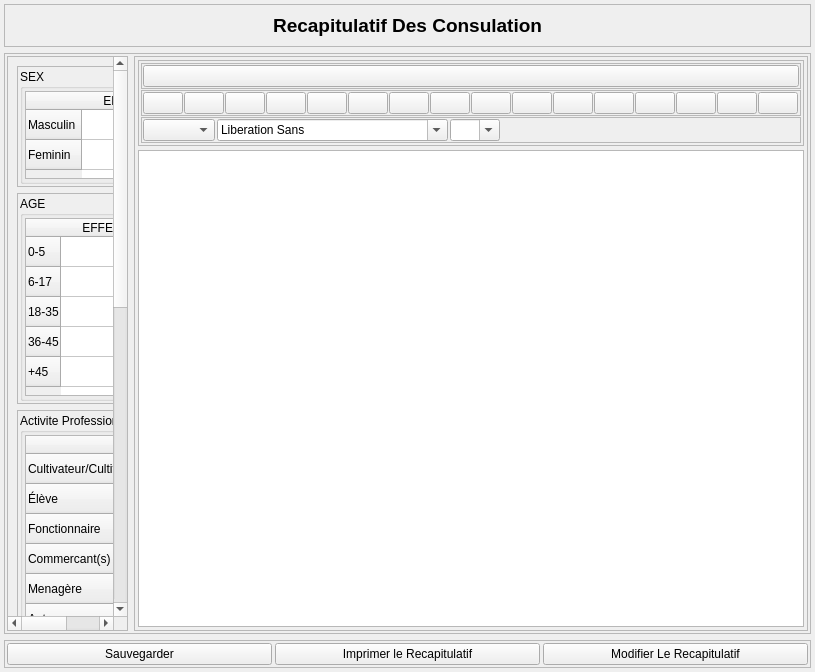
<?xml version="1.0" encoding="UTF-8"?>
<ui version="4.0">
 <class>Recapitulatif</class>
 <widget class="QWidget" name="Recapitulatif">
  <property name="geometry">
   <rect>
    <x>0</x>
    <y>0</y>
    <width>815</width>
    <height>672</height>
   </rect>
  </property>
  <property name="windowTitle">
   <string>Form</string>
  </property>
  <layout class="QVBoxLayout" name="verticalLayout">
   <property name="leftMargin">
    <number>4</number>
   </property>
   <property name="topMargin">
    <number>4</number>
   </property>
   <property name="rightMargin">
    <number>4</number>
   </property>
   <property name="bottomMargin">
    <number>4</number>
   </property>
   <item alignment="Qt::AlignTop">
    <widget class="QFrame" name="frame_2">
     <property name="frameShape">
      <enum>QFrame::StyledPanel</enum>
     </property>
     <property name="frameShadow">
      <enum>QFrame::Raised</enum>
     </property>
     <layout class="QHBoxLayout" name="horizontalLayout">
      <item>
       <widget class="QLabel" name="label">
        <property name="font">
         <font>
          <pointsize>14</pointsize>
          <bold>true</bold>
         </font>
        </property>
        <property name="text">
         <string>Recapitulatif Des Consulation</string>
        </property>
        <property name="alignment">
         <set>Qt::AlignCenter</set>
        </property>
       </widget>
      </item>
     </layout>
    </widget>
   </item>
   <item>
    <widget class="QFrame" name="frame">
     <property name="sizePolicy">
      <sizepolicy hsizetype="Preferred" vsizetype="Expanding">
       <horstretch>0</horstretch>
       <verstretch>0</verstretch>
      </sizepolicy>
     </property>
     <property name="frameShape">
      <enum>QFrame::StyledPanel</enum>
     </property>
     <property name="frameShadow">
      <enum>QFrame::Raised</enum>
     </property>
     <layout class="QHBoxLayout" name="horizontalLayout_12">
      <property name="leftMargin">
       <number>2</number>
      </property>
      <property name="topMargin">
       <number>2</number>
      </property>
      <property name="rightMargin">
       <number>2</number>
      </property>
      <property name="bottomMargin">
       <number>2</number>
      </property>
      <item>
       <widget class="QScrollArea" name="scrollArea">
        <property name="widgetResizable">
         <bool>true</bool>
        </property>
        <property name="alignment">
         <set>Qt::AlignCenter</set>
        </property>
        <widget class="QWidget" name="scrollAreaWidgetContents">
         <property name="geometry">
          <rect>
           <x>0</x>
           <y>0</y>
           <width>287</width>
           <height>1254</height>
          </rect>
         </property>
         <layout class="QVBoxLayout" name="verticalLayout_6">
          <item>
           <widget class="QFrame" name="frame_3">
            <property name="minimumSize">
             <size>
              <width>0</width>
              <height>121</height>
             </size>
            </property>
            <property name="maximumSize">
             <size>
              <width>16777215</width>
              <height>121</height>
             </size>
            </property>
            <property name="frameShape">
             <enum>QFrame::StyledPanel</enum>
            </property>
            <property name="frameShadow">
             <enum>QFrame::Raised</enum>
            </property>
            <layout class="QVBoxLayout" name="verticalLayout_3">
             <property name="spacing">
              <number>2</number>
             </property>
             <property name="leftMargin">
              <number>2</number>
             </property>
             <property name="topMargin">
              <number>2</number>
             </property>
             <property name="rightMargin">
              <number>2</number>
             </property>
             <property name="bottomMargin">
              <number>2</number>
             </property>
             <item>
              <widget class="QGroupBox" name="groupBox">
               <property name="title">
                <string>SEX</string>
               </property>
               <layout class="QVBoxLayout" name="verticalLayout_4">
                <property name="leftMargin">
                 <number>2</number>
                </property>
                <property name="topMargin">
                 <number>2</number>
                </property>
                <property name="rightMargin">
                 <number>2</number>
                </property>
                <property name="bottomMargin">
                 <number>2</number>
                </property>
                <item>
                 <widget class="QTableWidget" name="sextable">
                  <row>
                   <property name="text">
                    <string>Masculin</string>
                   </property>
                  </row>
                  <row>
                   <property name="text">
                    <string>Feminin</string>
                   </property>
                  </row>
                  <column>
                   <property name="text">
                    <string>EFFECTIF</string>
                   </property>
                  </column>
                 </widget>
                </item>
               </layout>
              </widget>
             </item>
            </layout>
           </widget>
          </item>
          <item>
           <widget class="QFrame" name="frame_4">
            <property name="minimumSize">
             <size>
              <width>0</width>
              <height>211</height>
             </size>
            </property>
            <property name="maximumSize">
             <size>
              <width>16777215</width>
              <height>211</height>
             </size>
            </property>
            <property name="frameShape">
             <enum>QFrame::StyledPanel</enum>
            </property>
            <property name="frameShadow">
             <enum>QFrame::Raised</enum>
            </property>
            <layout class="QHBoxLayout" name="horizontalLayout_2">
             <property name="leftMargin">
              <number>2</number>
             </property>
             <property name="topMargin">
              <number>2</number>
             </property>
             <property name="rightMargin">
              <number>2</number>
             </property>
             <property name="bottomMargin">
              <number>2</number>
             </property>
             <item>
              <widget class="QGroupBox" name="groupBox_2">
               <property name="title">
                <string>AGE</string>
               </property>
               <layout class="QVBoxLayout" name="verticalLayout_5">
                <property name="leftMargin">
                 <number>2</number>
                </property>
                <property name="topMargin">
                 <number>2</number>
                </property>
                <property name="rightMargin">
                 <number>2</number>
                </property>
                <property name="bottomMargin">
                 <number>2</number>
                </property>
                <item>
                 <widget class="QTableWidget" name="agetable">
                  <row>
                   <property name="text">
                    <string>0-5</string>
                   </property>
                  </row>
                  <row>
                   <property name="text">
                    <string>6-17</string>
                   </property>
                  </row>
                  <row>
                   <property name="text">
                    <string>18-35</string>
                   </property>
                  </row>
                  <row>
                   <property name="text">
                    <string>36-45</string>
                   </property>
                  </row>
                  <row>
                   <property name="text">
                    <string>+45</string>
                   </property>
                  </row>
                  <column>
                   <property name="text">
                    <string>EFFECTIF</string>
                   </property>
                  </column>
                 </widget>
                </item>
               </layout>
              </widget>
             </item>
            </layout>
           </widget>
          </item>
          <item>
           <widget class="QFrame" name="frame_5">
            <property name="minimumSize">
             <size>
              <width>0</width>
              <height>241</height>
             </size>
            </property>
            <property name="maximumSize">
             <size>
              <width>16777215</width>
              <height>241</height>
             </size>
            </property>
            <property name="frameShape">
             <enum>QFrame::StyledPanel</enum>
            </property>
            <property name="frameShadow">
             <enum>QFrame::Raised</enum>
            </property>
            <layout class="QHBoxLayout" name="horizontalLayout_3">
             <property name="leftMargin">
              <number>2</number>
             </property>
             <property name="topMargin">
              <number>2</number>
             </property>
             <property name="rightMargin">
              <number>2</number>
             </property>
             <property name="bottomMargin">
              <number>2</number>
             </property>
             <item>
              <widget class="QGroupBox" name="groupBox_3">
               <property name="title">
                <string>Activite Professionnelle</string>
               </property>
               <layout class="QHBoxLayout" name="horizontalLayout_4">
                <property name="leftMargin">
                 <number>2</number>
                </property>
                <property name="topMargin">
                 <number>2</number>
                </property>
                <property name="rightMargin">
                 <number>2</number>
                </property>
                <property name="bottomMargin">
                 <number>2</number>
                </property>
                <item>
                 <widget class="QTableWidget" name="professiontable">
                  <row>
                   <property name="text">
                    <string>Cultivateur/Cultivatrice </string>
                   </property>
                  </row>
                  <row>
                   <property name="text">
                    <string>Élève</string>
                   </property>
                  </row>
                  <row>
                   <property name="text">
                    <string>Fonctionnaire</string>
                   </property>
                  </row>
                  <row>
                   <property name="text">
                    <string>Commercant(s)</string>
                   </property>
                  </row>
                  <row>
                   <property name="text">
                    <string>Menagère</string>
                   </property>
                  </row>
                  <row>
                   <property name="text">
                    <string>Autres</string>
                   </property>
                  </row>
                  <column>
                   <property name="text">
                    <string>EFFECTIF</string>
                   </property>
                  </column>
                 </widget>
                </item>
               </layout>
              </widget>
             </item>
            </layout>
           </widget>
          </item>
          <item>
           <widget class="QFrame" name="frame_6">
            <property name="minimumSize">
             <size>
              <width>0</width>
              <height>181</height>
             </size>
            </property>
            <property name="maximumSize">
             <size>
              <width>16777215</width>
              <height>181</height>
             </size>
            </property>
            <property name="frameShape">
             <enum>QFrame::StyledPanel</enum>
            </property>
            <property name="frameShadow">
             <enum>QFrame::Raised</enum>
            </property>
            <layout class="QHBoxLayout" name="horizontalLayout_5">
             <property name="leftMargin">
              <number>2</number>
             </property>
             <property name="topMargin">
              <number>2</number>
             </property>
             <property name="rightMargin">
              <number>2</number>
             </property>
             <property name="bottomMargin">
              <number>2</number>
             </property>
             <item>
              <widget class="QGroupBox" name="groupBox_4">
               <property name="title">
                <string>Lieu de Residence</string>
               </property>
               <layout class="QHBoxLayout" name="horizontalLayout_6">
                <property name="leftMargin">
                 <number>2</number>
                </property>
                <property name="topMargin">
                 <number>2</number>
                </property>
                <property name="rightMargin">
                 <number>2</number>
                </property>
                <property name="bottomMargin">
                 <number>2</number>
                </property>
                <item>
                 <widget class="QTableWidget" name="residencetable">
                  <row>
                   <property name="text">
                    <string>Tonga</string>
                   </property>
                  </row>
                  <row>
                   <property name="text">
                    <string>Douala</string>
                   </property>
                  </row>
                  <row>
                   <property name="text">
                    <string>Yaoundé</string>
                   </property>
                  </row>
                  <row>
                   <property name="text">
                    <string>Autre</string>
                   </property>
                  </row>
                  <column>
                   <property name="text">
                    <string>EFFECTIF</string>
                   </property>
                  </column>
                 </widget>
                </item>
               </layout>
              </widget>
             </item>
            </layout>
           </widget>
          </item>
          <item>
           <widget class="QFrame" name="frame_7">
            <property name="minimumSize">
             <size>
              <width>0</width>
              <height>271</height>
             </size>
            </property>
            <property name="maximumSize">
             <size>
              <width>16777215</width>
              <height>271</height>
             </size>
            </property>
            <property name="frameShape">
             <enum>QFrame::StyledPanel</enum>
            </property>
            <property name="frameShadow">
             <enum>QFrame::Raised</enum>
            </property>
            <layout class="QHBoxLayout" name="horizontalLayout_7">
             <property name="leftMargin">
              <number>2</number>
             </property>
             <property name="topMargin">
              <number>2</number>
             </property>
             <property name="rightMargin">
              <number>2</number>
             </property>
             <property name="bottomMargin">
              <number>2</number>
             </property>
             <item>
              <widget class="QGroupBox" name="groupBox_5">
               <property name="title">
                <string>Nature De L'intervention</string>
               </property>
               <layout class="QHBoxLayout" name="horizontalLayout_8">
                <property name="leftMargin">
                 <number>2</number>
                </property>
                <property name="topMargin">
                 <number>2</number>
                </property>
                <property name="rightMargin">
                 <number>2</number>
                </property>
                <property name="bottomMargin">
                 <number>2</number>
                </property>
                <item>
                 <widget class="QTableWidget" name="interventiontable">
                  <row>
                   <property name="text">
                    <string>Détartrage</string>
                   </property>
                  </row>
                  <row>
                   <property name="text">
                    <string>Extraction</string>
                   </property>
                  </row>
                  <row>
                   <property name="text">
                    <string>Soins Conservateurs</string>
                   </property>
                  </row>
                  <row>
                   <property name="text">
                    <string>Référence + ordonnance</string>
                   </property>
                  </row>
                  <row>
                   <property name="text">
                    <string>Ordonnance</string>
                   </property>
                  </row>
                  <row>
                   <property name="text">
                    <string>Conseil (IHBD)</string>
                   </property>
                  </row>
                  <row>
                   <property name="text">
                    <string>Decapuchonnage</string>
                   </property>
                  </row>
                  <column>
                   <property name="text">
                    <string>EFFECTIF (N° PATIENTS)</string>
                   </property>
                  </column>
                 </widget>
                </item>
               </layout>
              </widget>
             </item>
            </layout>
           </widget>
          </item>
          <item>
           <widget class="QFrame" name="frame_8">
            <property name="minimumSize">
             <size>
              <width>0</width>
              <height>181</height>
             </size>
            </property>
            <property name="maximumSize">
             <size>
              <width>16777215</width>
              <height>181</height>
             </size>
            </property>
            <property name="frameShape">
             <enum>QFrame::StyledPanel</enum>
            </property>
            <property name="frameShadow">
             <enum>QFrame::Raised</enum>
            </property>
            <layout class="QHBoxLayout" name="horizontalLayout_9">
             <property name="leftMargin">
              <number>2</number>
             </property>
             <property name="topMargin">
              <number>2</number>
             </property>
             <property name="rightMargin">
              <number>2</number>
             </property>
             <property name="bottomMargin">
              <number>2</number>
             </property>
             <item>
              <widget class="QGroupBox" name="groupBox_6">
               <property name="title">
                <string>INDICE CAO</string>
               </property>
               <layout class="QHBoxLayout" name="horizontalLayout_10">
                <property name="leftMargin">
                 <number>2</number>
                </property>
                <property name="topMargin">
                 <number>2</number>
                </property>
                <property name="rightMargin">
                 <number>2</number>
                </property>
                <property name="bottomMargin">
                 <number>2</number>
                </property>
                <item>
                 <widget class="QTableWidget" name="caotable">
                  <row>
                   <property name="text">
                    <string>C</string>
                   </property>
                  </row>
                  <row>
                   <property name="text">
                    <string>A</string>
                   </property>
                  </row>
                  <row>
                   <property name="text">
                    <string>O</string>
                   </property>
                  </row>
                  <row>
                   <property name="text">
                    <string>AUTRES</string>
                   </property>
                  </row>
                  <column>
                   <property name="text">
                    <string>EFFECTIF</string>
                   </property>
                  </column>
                 </widget>
                </item>
               </layout>
              </widget>
             </item>
            </layout>
           </widget>
          </item>
         </layout>
        </widget>
       </widget>
      </item>
      <item>
       <widget class="QFrame" name="slideframe">
        <property name="maximumSize">
         <size>
          <width>700</width>
          <height>16777215</height>
         </size>
        </property>
        <property name="frameShape">
         <enum>QFrame::StyledPanel</enum>
        </property>
        <property name="frameShadow">
         <enum>QFrame::Raised</enum>
        </property>
        <layout class="QVBoxLayout" name="verticalLayout_2">
         <property name="spacing">
          <number>4</number>
         </property>
         <property name="leftMargin">
          <number>3</number>
         </property>
         <property name="topMargin">
          <number>3</number>
         </property>
         <property name="rightMargin">
          <number>3</number>
         </property>
         <property name="bottomMargin">
          <number>3</number>
         </property>
         <item>
          <widget class="QFrame" name="frame_11">
           <property name="frameShape">
            <enum>QFrame::StyledPanel</enum>
           </property>
           <property name="frameShadow">
            <enum>QFrame::Raised</enum>
           </property>
           <layout class="QVBoxLayout" name="verticalLayout_7">
            <property name="spacing">
             <number>1</number>
            </property>
            <property name="leftMargin">
             <number>2</number>
            </property>
            <property name="topMargin">
             <number>2</number>
            </property>
            <property name="rightMargin">
             <number>2</number>
            </property>
            <property name="bottomMargin">
             <number>2</number>
            </property>
            <item>
             <widget class="QFrame" name="toolBarWidget">
              <property name="frameShape">
               <enum>QFrame::StyledPanel</enum>
              </property>
              <property name="frameShadow">
               <enum>QFrame::Raised</enum>
              </property>
              <layout class="QHBoxLayout" name="horizontalLayout_15">
               <property name="spacing">
                <number>1</number>
               </property>
               <property name="leftMargin">
                <number>1</number>
               </property>
               <property name="topMargin">
                <number>1</number>
               </property>
               <property name="rightMargin">
                <number>1</number>
               </property>
               <property name="bottomMargin">
                <number>1</number>
               </property>
               <item>
                <widget class="QPushButton" name="pushButton">
                 <property name="text">
                  <string/>
                 </property>
                </widget>
               </item>
              </layout>
             </widget>
            </item>
            <item>
             <widget class="QFrame" name="frame_12">
              <property name="frameShape">
               <enum>QFrame::StyledPanel</enum>
              </property>
              <property name="frameShadow">
               <enum>QFrame::Raised</enum>
              </property>
              <layout class="QHBoxLayout" name="horizontalLayout_14">
               <property name="spacing">
                <number>1</number>
               </property>
               <property name="leftMargin">
                <number>1</number>
               </property>
               <property name="topMargin">
                <number>1</number>
               </property>
               <property name="rightMargin">
                <number>1</number>
               </property>
               <property name="bottomMargin">
                <number>1</number>
               </property>
               <item>
                <widget class="QPushButton" name="btnundo">
                 <property name="toolTip">
                  <string>Undo</string>
                 </property>
                 <property name="text">
                  <string/>
                 </property>
                 <property name="icon">
                  <iconset resource="images.qrc">
                   <normaloff>:/images/images/edit-undo.svg</normaloff>:/images/images/edit-undo.svg</iconset>
                 </property>
                </widget>
               </item>
               <item>
                <widget class="QPushButton" name="btnredo">
                 <property name="toolTip">
                  <string>Redo</string>
                 </property>
                 <property name="text">
                  <string/>
                 </property>
                 <property name="icon">
                  <iconset resource="images.qrc">
                   <normaloff>:/images/images/edit-redo-symbolic.svg</normaloff>:/images/images/edit-redo-symbolic.svg</iconset>
                 </property>
                </widget>
               </item>
               <item>
                <widget class="QPushButton" name="btncut">
                 <property name="toolTip">
                  <string>Cut</string>
                 </property>
                 <property name="text">
                  <string/>
                 </property>
                 <property name="icon">
                  <iconset resource="images.qrc">
                   <normaloff>:/images/images/edit-cut.svg</normaloff>:/images/images/edit-cut.svg</iconset>
                 </property>
                </widget>
               </item>
               <item>
                <widget class="QPushButton" name="btncopy">
                 <property name="toolTip">
                  <string>copy</string>
                 </property>
                 <property name="text">
                  <string/>
                 </property>
                 <property name="icon">
                  <iconset resource="images.qrc">
                   <normaloff>:/images/images/edit-copy.svg</normaloff>:/images/images/edit-copy.svg</iconset>
                 </property>
                </widget>
               </item>
               <item>
                <widget class="QPushButton" name="btnpaste">
                 <property name="toolTip">
                  <string>paste</string>
                 </property>
                 <property name="text">
                  <string/>
                 </property>
                 <property name="icon">
                  <iconset resource="images.qrc">
                   <normaloff>:/images/images/edit-paste.svg</normaloff>:/images/images/edit-paste.svg</iconset>
                 </property>
                </widget>
               </item>
               <item>
                <widget class="QPushButton" name="btnbold">
                 <property name="toolTip">
                  <string>bold</string>
                 </property>
                 <property name="text">
                  <string/>
                 </property>
                 <property name="icon">
                  <iconset resource="images.qrc">
                   <normaloff>:/images/images/format-text-bold.svg</normaloff>:/images/images/format-text-bold.svg</iconset>
                 </property>
                 <property name="shortcut">
                  <string>Ctrl+B</string>
                 </property>
                 <property name="checkable">
                  <bool>true</bool>
                 </property>
                </widget>
               </item>
               <item>
                <widget class="QPushButton" name="btnitalic">
                 <property name="toolTip">
                  <string>italic</string>
                 </property>
                 <property name="text">
                  <string/>
                 </property>
                 <property name="icon">
                  <iconset resource="images.qrc">
                   <normaloff>:/images/images/format-text-italic.svg</normaloff>:/images/images/format-text-italic.svg</iconset>
                 </property>
                 <property name="shortcut">
                  <string>Ctrl+I</string>
                 </property>
                 <property name="checkable">
                  <bool>true</bool>
                 </property>
                </widget>
               </item>
               <item>
                <widget class="QPushButton" name="btnunderline">
                 <property name="toolTip">
                  <string>underline</string>
                 </property>
                 <property name="text">
                  <string/>
                 </property>
                 <property name="icon">
                  <iconset resource="images.qrc">
                   <normaloff>:/images/images/format-text-underline.svg</normaloff>:/images/images/format-text-underline.svg</iconset>
                 </property>
                 <property name="shortcut">
                  <string>Ctrl+U</string>
                 </property>
                 <property name="checkable">
                  <bool>true</bool>
                 </property>
                </widget>
               </item>
               <item>
                <widget class="QPushButton" name="btnleft">
                 <property name="toolTip">
                  <string>Left</string>
                 </property>
                 <property name="text">
                  <string/>
                 </property>
                 <property name="icon">
                  <iconset resource="images.qrc">
                   <normaloff>:/images/images/textleft.png</normaloff>:/images/images/textleft.png</iconset>
                 </property>
                 <property name="shortcut">
                  <string>Ctrl+L</string>
                 </property>
                 <property name="checkable">
                  <bool>true</bool>
                 </property>
                </widget>
               </item>
               <item>
                <widget class="QPushButton" name="btncenter">
                 <property name="toolTip">
                  <string>center</string>
                 </property>
                 <property name="text">
                  <string/>
                 </property>
                 <property name="icon">
                  <iconset resource="images.qrc">
                   <normaloff>:/images/images/textcenter.png</normaloff>:/images/images/textcenter.png</iconset>
                 </property>
                 <property name="checkable">
                  <bool>true</bool>
                 </property>
                </widget>
               </item>
               <item>
                <widget class="QPushButton" name="btnright">
                 <property name="toolTip">
                  <string>right</string>
                 </property>
                 <property name="text">
                  <string/>
                 </property>
                 <property name="icon">
                  <iconset resource="images.qrc">
                   <normaloff>:/images/images/textright.png</normaloff>:/images/images/textright.png</iconset>
                 </property>
                 <property name="shortcut">
                  <string/>
                 </property>
                 <property name="checkable">
                  <bool>true</bool>
                 </property>
                </widget>
               </item>
               <item>
                <widget class="QPushButton" name="btnjustify">
                 <property name="toolTip">
                  <string>justify</string>
                 </property>
                 <property name="text">
                  <string/>
                 </property>
                 <property name="icon">
                  <iconset resource="images.qrc">
                   <normaloff>:/images/images/textjustify.png</normaloff>:/images/images/textjustify.png</iconset>
                 </property>
                 <property name="checkable">
                  <bool>true</bool>
                 </property>
                </widget>
               </item>
               <item>
                <widget class="QPushButton" name="btnindent">
                 <property name="toolTip">
                  <string>indent</string>
                 </property>
                 <property name="text">
                  <string/>
                 </property>
                 <property name="icon">
                  <iconset resource="images.qrc">
                   <normaloff>:/images/images/format-indent-more.png</normaloff>:/images/images/format-indent-more.png</iconset>
                 </property>
                </widget>
               </item>
               <item>
                <widget class="QPushButton" name="btnunindent">
                 <property name="toolTip">
                  <string>Unindent</string>
                 </property>
                 <property name="text">
                  <string/>
                 </property>
                 <property name="icon">
                  <iconset resource="images.qrc">
                   <normaloff>:/images/images/format-indent-less.png</normaloff>:/images/images/format-indent-less.png</iconset>
                 </property>
                </widget>
               </item>
               <item>
                <widget class="QPushButton" name="btncolor">
                 <property name="toolTip">
                  <string>color</string>
                 </property>
                 <property name="text">
                  <string/>
                 </property>
                 <property name="icon">
                  <iconset resource="images.qrc">
                   <normaloff>:/images/images/color-picker.svg</normaloff>:/images/images/color-picker.svg</iconset>
                 </property>
                </widget>
               </item>
               <item>
                <widget class="QPushButton" name="btnundercolor">
                 <property name="toolTip">
                  <string>Underline color</string>
                 </property>
                 <property name="text">
                  <string/>
                 </property>
                 <property name="icon">
                  <iconset resource="images.qrc">
                   <normaloff>:/images/images/textundercolor.png</normaloff>:/images/images/textundercolor.png</iconset>
                 </property>
                </widget>
               </item>
               <item>
                <widget class="QFrame" name="toolBarLayout">
                 <property name="frameShape">
                  <enum>QFrame::StyledPanel</enum>
                 </property>
                 <property name="frameShadow">
                  <enum>QFrame::Raised</enum>
                 </property>
                </widget>
               </item>
              </layout>
             </widget>
            </item>
            <item>
             <widget class="QFrame" name="frame_13">
              <property name="frameShape">
               <enum>QFrame::StyledPanel</enum>
              </property>
              <property name="frameShadow">
               <enum>QFrame::Raised</enum>
              </property>
              <layout class="QHBoxLayout" name="horizontalLayout_13">
               <property name="spacing">
                <number>2</number>
               </property>
               <property name="leftMargin">
                <number>1</number>
               </property>
               <property name="topMargin">
                <number>1</number>
               </property>
               <property name="rightMargin">
                <number>1</number>
               </property>
               <property name="bottomMargin">
                <number>1</number>
               </property>
               <item>
                <widget class="QComboBox" name="combostyle">
                 <property name="maximumSize">
                  <size>
                   <width>16777215</width>
                   <height>16777215</height>
                  </size>
                 </property>
                </widget>
               </item>
               <item alignment="Qt::AlignLeft">
                <widget class="QFontComboBox" name="fontComboBox"/>
               </item>
               <item alignment="Qt::AlignLeft">
                <widget class="QComboBox" name="fontSize">
                 <property name="maximumSize">
                  <size>
                   <width>50</width>
                   <height>16777215</height>
                  </size>
                 </property>
                 <property name="editable">
                  <bool>true</bool>
                 </property>
                </widget>
               </item>
               <item>
                <spacer name="horizontalSpacer">
                 <property name="orientation">
                  <enum>Qt::Horizontal</enum>
                 </property>
                 <property name="sizeHint" stdset="0">
                  <size>
                   <width>40</width>
                   <height>20</height>
                  </size>
                 </property>
                </spacer>
               </item>
              </layout>
             </widget>
            </item>
           </layout>
          </widget>
         </item>
         <item>
          <widget class="QTextEdit" name="textEdit"/>
         </item>
        </layout>
       </widget>
      </item>
     </layout>
    </widget>
   </item>
   <item>
    <widget class="QFrame" name="frame_9">
     <property name="frameShape">
      <enum>QFrame::StyledPanel</enum>
     </property>
     <property name="frameShadow">
      <enum>QFrame::Raised</enum>
     </property>
     <layout class="QHBoxLayout" name="horizontalLayout_11">
      <property name="spacing">
       <number>3</number>
      </property>
      <property name="leftMargin">
       <number>2</number>
      </property>
      <property name="topMargin">
       <number>2</number>
      </property>
      <property name="rightMargin">
       <number>2</number>
      </property>
      <property name="bottomMargin">
       <number>2</number>
      </property>
      <item>
       <widget class="QPushButton" name="sauvegarder">
        <property name="text">
         <string>Sauvegarder</string>
        </property>
        <property name="icon">
         <iconset resource="images.qrc">
          <normaloff>:/images/images/document-save.svg</normaloff>:/images/images/document-save.svg</iconset>
        </property>
       </widget>
      </item>
      <item>
       <widget class="QPushButton" name="imprimer">
        <property name="text">
         <string>Imprimer le Recapitulatif</string>
        </property>
        <property name="icon">
         <iconset resource="images.qrc">
          <normaloff>:/images/images/document-print.svg</normaloff>:/images/images/document-print.svg</iconset>
        </property>
        <property name="checkable">
         <bool>false</bool>
        </property>
       </widget>
      </item>
      <item>
       <widget class="QPushButton" name="modifier">
        <property name="text">
         <string>Modifier Le Recapitulatif</string>
        </property>
       </widget>
      </item>
     </layout>
    </widget>
   </item>
  </layout>
 </widget>
 <resources>
  <include location="images.qrc"/>
 </resources>
 <connections/>
</ui>
